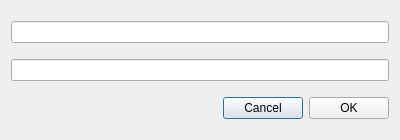
<?xml version="1.0" encoding="UTF-8"?>
<ui version="4.0">
 <class>NamingSymbolLinkModule</class>
 <widget class="QDialog" name="NamingSymbolLinkModule">
  <property name="geometry">
   <rect>
    <x>0</x>
    <y>0</y>
    <width>400</width>
    <height>140</height>
   </rect>
  </property>
  <property name="sizePolicy">
   <sizepolicy hsizetype="Fixed" vsizetype="Fixed">
    <horstretch>0</horstretch>
    <verstretch>0</verstretch>
   </sizepolicy>
  </property>
  <property name="minimumSize">
   <size>
    <width>400</width>
    <height>140</height>
   </size>
  </property>
  <property name="maximumSize">
   <size>
    <width>400</width>
    <height>140</height>
   </size>
  </property>
  <property name="windowTitle">
   <string>Dialog</string>
  </property>
  <layout class="QGridLayout" name="gridLayout">
   <item row="2" column="1">
    <widget class="QPushButton" name="cancelButton">
     <property name="text">
      <string>Cancel</string>
     </property>
    </widget>
   </item>
   <item row="2" column="2">
    <widget class="QPushButton" name="okButton">
     <property name="text">
      <string>OK</string>
     </property>
    </widget>
   </item>
   <item row="2" column="0">
    <spacer name="horizontalSpacer">
     <property name="orientation">
      <enum>Qt::Horizontal</enum>
     </property>
     <property name="sizeHint" stdset="0">
      <size>
       <width>40</width>
       <height>20</height>
      </size>
     </property>
    </spacer>
   </item>
   <item row="1" column="0" colspan="3">
    <widget class="QLineEdit" name="linkedPathEdit"/>
   </item>
   <item row="0" column="0" colspan="3">
    <widget class="QLineEdit" name="nameEdit"/>
   </item>
  </layout>
 </widget>
 <resources/>
 <connections/>
</ui>
